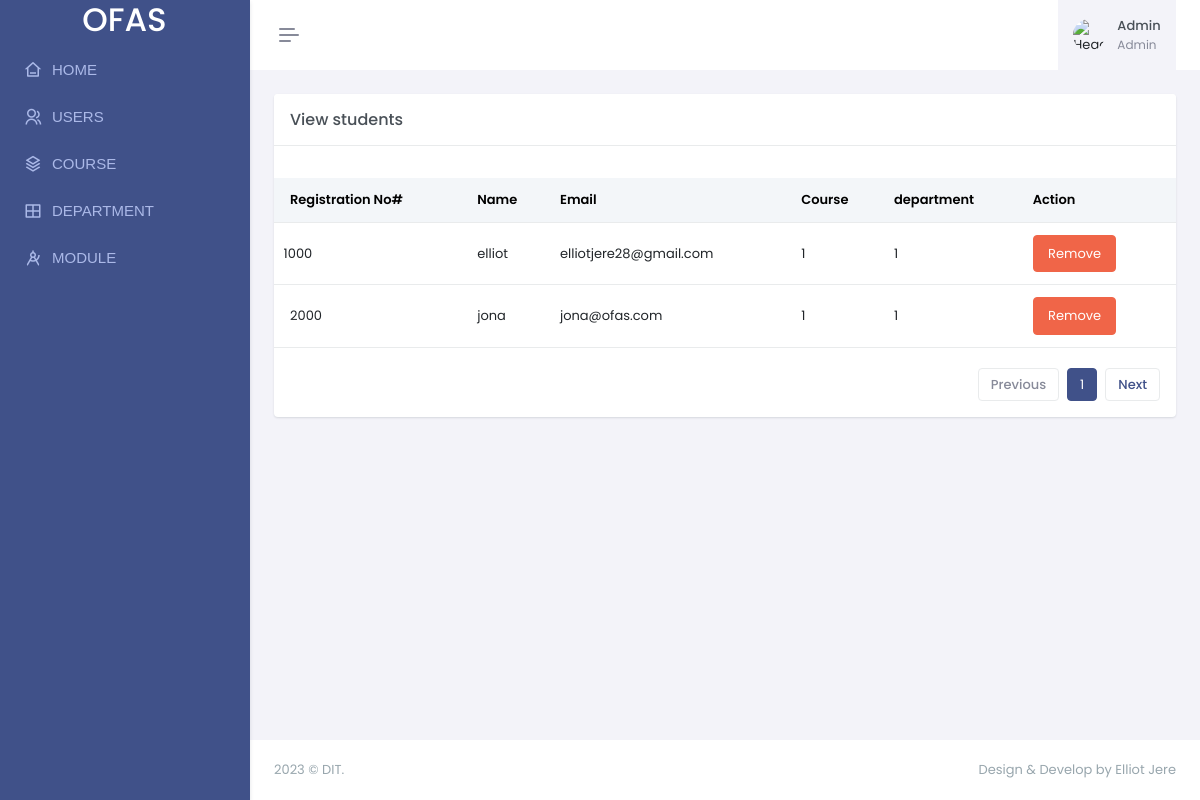
The page /admin/students.php on the database its author committed.
### tables this page shows
CREATE TABLE `student` (
  `RegNo` int(255) NOT NULL,
  `Name` varchar(256) NOT NULL,
  `Email` varchar(256) NOT NULL,
  `Course_CourseId` int(11) NOT NULL,
  `Department_DeptId` int(11) NOT NULL,
  `password` varchar(255) DEFAULT NULL
);

### admin/students.php (the view, shortened to what this page needs)
<!doctype html>
<html lang="en" data-layout="vertical" data-topbar="light" data-sidebar="dark" data-sidebar-size="lg" data-sidebar-image="none" data-preloader="disable">
<head>
    <link href="assets/libs/sweetalert2/sweetalert2.min.css" rel="stylesheet" type="text/css" />
    <link href="assets/css/bootstrap.min.css" rel="stylesheet" type="text/css" />
    <link href="assets/css/icons.min.css" rel="stylesheet" type="text/css" />
    <link href="assets/css/app.min.css" rel="stylesheet" type="text/css" />
    <link href="assets/css/custom.min.css" rel="stylesheet" type="text/css" />
</head>
<body>
    <div id="layout-wrapper">
        <header id="page-topbar">
            <div class="layout-width">
                <?php include "includes/header.php" ?>
            </div>
        </header>
        <?php include "includes/navigation.php" ?>
        <div class="main-content">
            <div class="page-content">
                <div class="container-fluid">
                    <div class="row">
                        <div class="col-lg-12">
                            <div class="card">
                                <div class="card-header">
                                    <h4 class="card-title mb-0">View students</h4>
                                </div>
                                <div class="card-body">
                                    <div class="listjs-table" id="customerList">
                                        <div class="table-responsive table-card mt-3 mb-1">
                                            <table class="table align-middle table-nowrap" id="customerTable">
                                                <thead class="table-light">
                                                    <tr>
                                                        <th class="sort" data-sort="customer_name">Registration No#</th>
                                                        <th class="sort" data-sort="email">Name</th>
                                                        <th class="sort" data-sort="phone">Email</th>
                                                        <th class="sort" data-sort="date">Course</th>
                                                        <th class="sort" data-sort="status">department</th>
                                                        <th class="sort" data-sort="action">Action</th>
                                                    </tr>
                                                </thead>
                                                <tbody class="list form-check-all">
                                                    <?php
                                                    include "includes/db.php";
                                                    $sql = "select *  from student";
                                                    $result = $conn->query($sql);
                                                    while ($row = mysqli_fetch_assoc($result)) {
                                                        echo "<tr>";
                                                        echo "<form action='' method='post'>";
                                                        echo "<td>";
                                                        echo $row['RegNo'];
                                                        $regno = $row['RegNo'];
                                                        echo "</td>";
                                                        echo "<td>";
                                                        echo $row['Name'];
                                                        echo "</td>";
                                                        echo "<td>";
                                                        echo $row['Email'];
                                                        echo "</td>";
                                                        echo "<td>";
                                                        echo $row['Course_CourseId'];
                                                        echo "</td>";
                                                        echo "<td>";
                                                        echo $row['Department_DeptId'];
                                                        echo "</td>";
                                                        echo "<td>";
                                                        echo "<div class='remove'>";
                                                        echo" <a href='students.php'><button class='btn btn-danger' name = 'delete' value='$regno'>Remove</button></a>";
                                                        echo "</div>";
                                                        echo "</td>";
                                                        echo "</tr>";
                                                    }
                                                    ?>
                                                </tbody>
                                            </table>
                                        </div>
                                        <div class="d-flex justify-content-end">
                                            <div class="pagination-wrap hstack gap-2">
                                                <a class="page-item pagination-prev disabled" href="javascrpit:void(0)">
                                                    Previous
                                                </a>
                                                <ul class="pagination listjs-pagination mb-0"></ul>
                                                <a class="page-item pagination-next" href="javascrpit:void(0)">
                                                    Next
                                                </a>
                                            </div>
                                        </div>
                                    </div>
                                </div>
                            </div>
                        </div>
                    </div>
                </div>
            </div>
            <?php include "includes/footer.php" ?>
        </div>
    </div>
</body>
</html>

### rows shown on the page
student: RegNo "1000", Name "elliot", Email "elliotjere28@gmail.com", Course_CourseId "1", Department_DeptId "1"
student: RegNo "2000", Name "jona", Email "jona@ofas.com", Course_CourseId "1", Department_DeptId "1"
